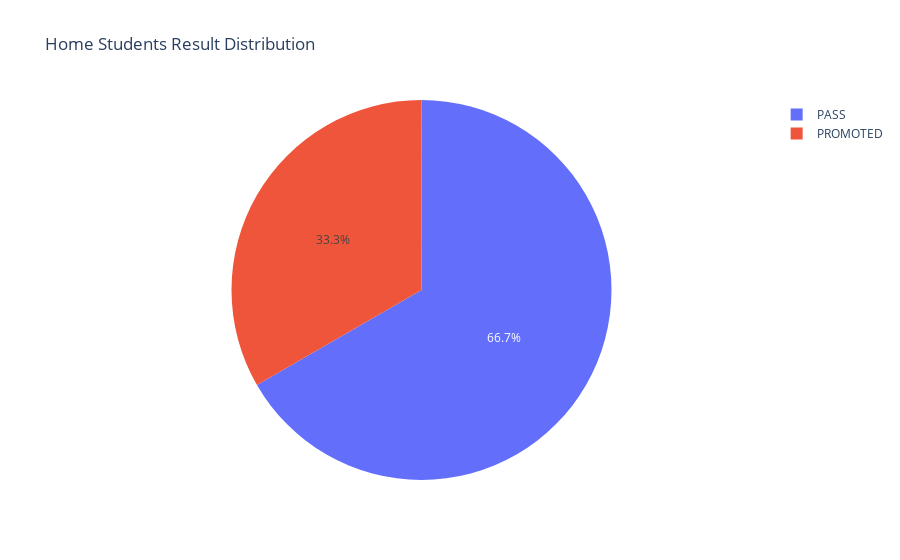

The code cell stored with this chart in its notebook:
### Markdown cell above
### Pieplot for passing and failing percentage

### Code cell
import plotly.graph_objects as go


result_counts = Home_students['result'].value_counts()
fig = go.Figure(data=[go.Pie(labels=result_counts.index, values=result_counts.values)])

# Set title
fig.update_layout(title='Home Students Result Distribution')

# Show the plot
fig.show()

### Figure 1 — Plotly figure (JSON) as saved in the notebook; plotly's stock layout.template omitted (floating-point values rounded to 4 significant figures)
{"data": [{"labels": ["PASS", "PROMOTED"], "type": "pie", "values": [140, 70]}], "layout": {"autosize": true, "title": {"text": "Home Students Result Distribution"}}}
